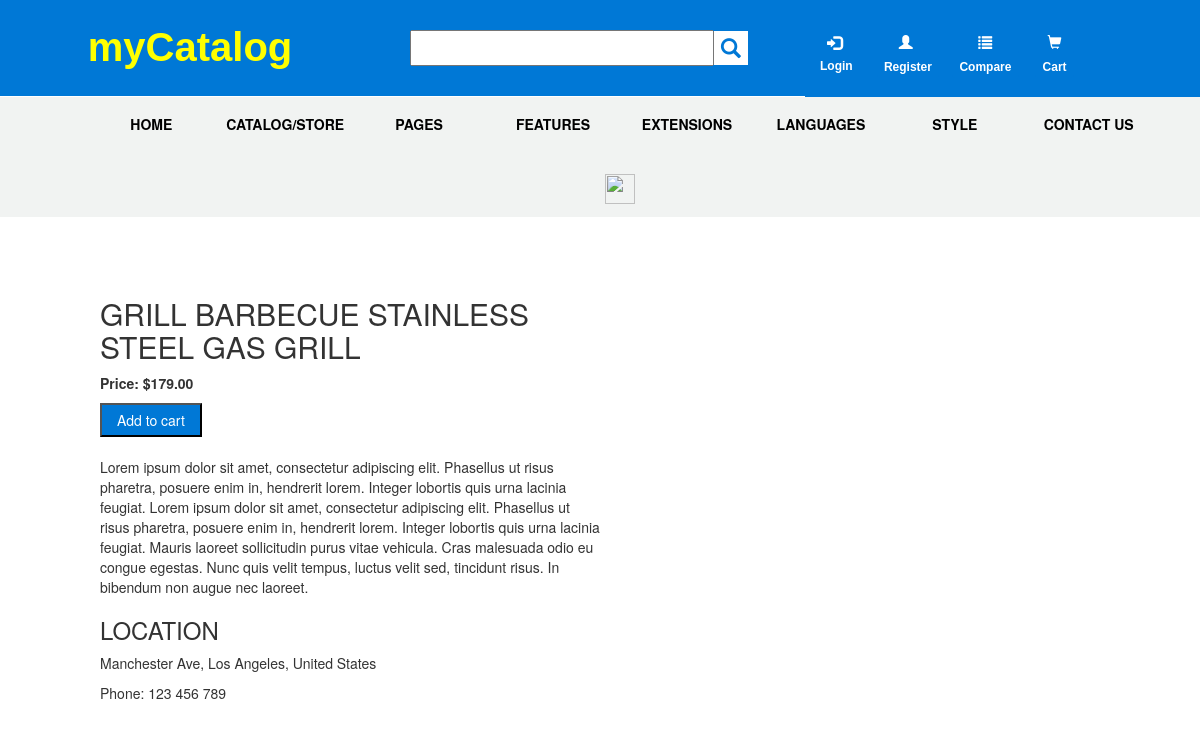
The app's page /detail.php?productid=4 with its own data.
### tables this page shows
CREATE TABLE IF NOT EXISTS `products` (
  `productid` int(11) NOT NULL AUTO_INCREMENT,
  `productname` varchar(255) NOT NULL,
  `price` decimal(10,2) DEFAULT NULL,
  `description` longtext,
  `image` varchar(255) DEFAULT NULL,
  `by_user` varchar(255) DEFAULT NULL,
  PRIMARY KEY (`productid`)
);

### Admin/model/m_product.php (called while the page is built, shortened)
<?php
	function get_product_by_id($productid){
		$db=getDB();
		$query="SELECT * FROM products
				WHERE productid=?";
		try {
			$statement=$db->prepare($query);
			$statement->bindParam(1,$productid);
			$statement->execute();
			$result=$statement->fetch();
			return $result;
		} catch (PDOException $e) {
			$error_message = $e->getMessage();
			echo "Error execute query statement:".$error_message;
		}
	}
?>

### detail.php (the view, shortened to what this page needs)
<?php
	include_once('Admin/model/m_product.php');
	$productid = filter_input(INPUT_GET, 'productid');
	$product_detail = get_product_by_id($productid);
?>
<!DOCTYPE html>
<html lang="">
	<head>
		<link rel="stylesheet" href="https://maxcdn.bootstrapcdn.com/bootstrap/3.3.6/css/bootstrap.min.css">
		<link rel="stylesheet" href="./css/assign1detailproduct.css">
	</head>
	<body>
		<div class="row">
			<div class="logo col-sm-4"><a href="index.php"><span style="color: yellow; font-weight: bold; font-size: 40px; font-family: arial">myCatalog</span></a>
			</div>
			<div class="search col-sm-4 ">
			<form id="search-form" action="search_product.php" method="GET">
				<input name="value" class="searchinput col-sm-6" type="text">
				<div class="search_btn glyphicon glyphicon-search" onclick="document.getElementById('search-form').submit();">
				</div>
			</form>
			</div>
			<div class="order col-sm-4">
				<div class="login"><a class="loginlogo glyphicon glyphicon-log-in" href="login.php"></a><br><a class="loginlabel" href="login.php"><label for="">Login</label></a></div>
				<div class="register"><a class="registerlogo glyphicon glyphicon-user" href="register.php"></a><br><a href="register.php"><label class="label">Register</label></a></div>
				<div class="compare"><a class="comparelogo glyphicon glyphicon-list" href="#"></a><br><a href="#"><label class="label">Compare</label></a></div>
				<div class="cart"><a class="cartlogo glyphicon glyphicon-shopping-cart" href="#"></a><br><a href="#"><label class="label">Cart</label></a></div>
			</div>
		</div>
		<div id="menu">
			<ul>
				<li id="home"><a href="index.php">HOME</a>
				</li>
				<li><a href="products.php">CATALOG/STORE</a></li>
				<li><a href="#">PAGES</a>
				</li>
				<li><a href="#">FEATURES</a>
				</li>
				<li><a href="#">EXTENSIONS</a>
				</li>
				<li><a href="#">LANGUAGES</a>
				</li>
				<li><a href="#">STYLE</a>
				</li>
				<li><a href="#">CONTACT US</a></li>
				<li class="menulist"><a href="#"><img class="listmenu" src="https://upload.wikimedia.org/wikipedia/commons/thumb/2/2c/Ei-navicon.svg/1000px-Ei-navicon.svg.png" alt="" width="30px" height="30px"></a></li>
			</ul>
		</div>
		<div class="productdetail">
			<h2><?php echo $product_detail['productname'] ;?></h1>
			<p><span style="font-weight: bold;">Price: $<?php echo $product_detail['price'] ;?></span></p>
			<button class="btn_addtocart"><span class="addtocart">Add to cart</span></button><br><br>
			<p><?php echo $product_detail['description'] ;?></p>
			<h3>LOCATION</h3>
			<p>Manchester Ave, Los Angeles, United States</p>
			<p>Phone: 123 456 789</p>
		</div>
		<div class="productimage">
		</div>
	</body>
</html>

### css/assign1detailproduct.css (style rules this page uses)
.logo { font-family: arial; background-color: #0078D6; text-align: center; padding-top: 0.5cm; padding-bottom: 20px; }
.row .logo a { text-decoration: none; }
.search { background-color: #0078D6; padding-right: 1cm; padding-top: 0.8cm; padding-bottom: 0.8cm; }
.searchinput { padding-top: 0.15cm; padding-bottom: 0.15cm; width: 85%; margin-right: 0; padding-right: 0; }
.search_btn { font-size: 20px; background-color: white; padding: 7.1px; margin-left: 0; color: #0078D6; }
.login { padding-top: 17px; font-size: 15px; background-color: #0078D6; color: #ffffff;s float: left; width: 1.5cm; padding-bottom: 16px; float: left; }
.loginlogo { width: 1cm; padding-left: 7px; padding-top: 17px; padding-bottom: 2px; color: #ffffff; text-decoration: none; background-color: #0078D6; }
.order .loginlogo { text-decoration: none; }
.loginlabel { padding-top: 2px; margin-top: 0px; background-color: #0078D6; color: #ffffff; font-family: arial; font-size: 12px; }
.register { width: 2cm; float: left; }
.compare { width: 2.2cm; float: left; }
.cart { float: left; }
.registerlogo { width: 1.5cm; padding-left: 22px; padding-top: 33px; padding-bottom: 7px; color: #ffffff; text-decoration: none; background-color: #0078D6; }
.comparelogo { width: 1.5cm; padding-left: 26px; padding-top: 33px; padding-bottom: 7px; color: #ffffff; text-decoration: none; background-color: #0078D6; }
.cartlogo { width: 1cm; padding-left: 12px; padding-top: 33px; padding-bottom: 7px; color: #ffffff; text-decoration: none; background-color: #0078D6; }
.label { padding-top: 10px; margin-top: 1px; background-color: #0078D6; color: #ffffff; font-family: arial; font-size: 12px; }
.order { background-color: #0078D6; padding-top: 1px; }
.register .registerlogo { text-decoration: none; }
.compare .comparelogo { text-decoration: none; }
.cart .cartlogo { text-decoration: none; }
#menu ul { list-style-type: none; background-color: #f1f3f2; text-align: center; }
#menu ul li { color: black; display: inline-table; width: 130px; height: 60px; padding-top: 17px; position: relative; }
#menu ul li a { color: #000000; text-decoration: none; font-weight: bold; display: block; }
.productdetail { width: 50%; height: 600px; padding-left: 100px; padding-top: 50px; float: left; }
.btn_addtocart { padding-top: 5px; padding-bottom: 5px; padding-left: 15px; padding-right: 15px; background-color: #0078D6; }
.addtocart { color: #ffffff; }
.productimage { width: 50%; float: left; }

### records on screen
products: productname "GRILL BARBECUE STAINLESS STEEL GAS GRILL", price "179.00", description "Lorem ipsum dolor sit amet, consectetur adipiscing elit. Phasellus ut risus pharetra, posuere enim in, hendrerit lorem. Integer lobortis quis urna lacinia feugiat. Lorem ipsum dolor sit amet, consectetur adipiscing elit. Phasellus ut risus pharetra, posuere enim in, hendrerit lorem. Integer lobortis quis urna lacinia feugiat. Mauris laoreet sollicitudin purus vitae vehicula. Cras malesuada odio eu congue egestas. Nunc quis velit tempus, luctus velit sed, tincidunt risus. In bibendum non augue nec laoreet."
